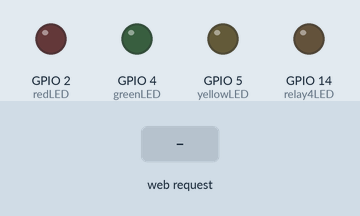
Recording of a sketch running on a simulated ESP8266 (NodeMCU). Shown: output pins drawn as LEDs (lit = HIGH). Inputs (shaded band) come from the test bench. WiFi joins after 1.5 s; servers stay silent unless stated; what the sketch prints to the serial monitor is not drawn.

Above: at 2.7 s.
2.8 s: HTTP request GET /2/on received
At 3.8 s:
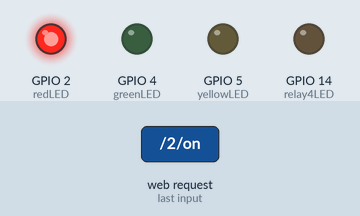
4.3 s: HTTP request GET /4/on received
At 4.9 s:
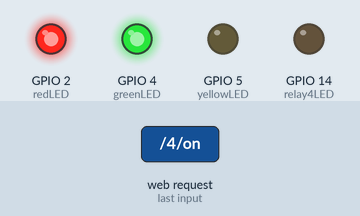
5.8 s: HTTP request GET /2/off received
At 6.1 s:
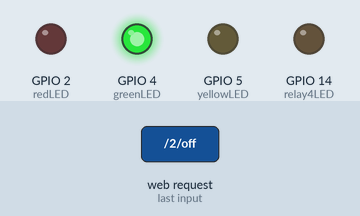
7.3 s: HTTP request GET /5/on received
At 8.4 s:
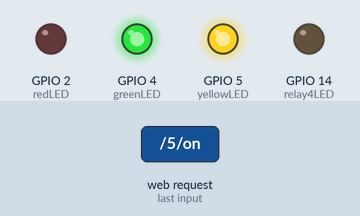
8.8 s: HTTP request GET /4/off received
At 9.6 s:
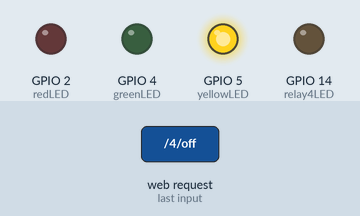
10.3 s: HTTP request GET /14/on received
At 10.7 s:
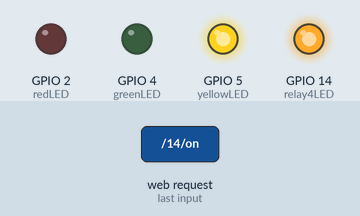
Timing chart, 0 to 12.8 s (numbered marks = the images above; inputs shaded):
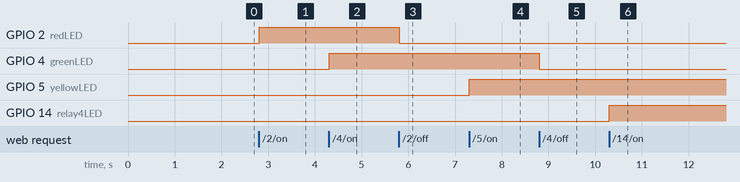

Measured:
- after the input at 2.8 s, GPIO 2 (redLED): LOW → HIGH at once
- after the input at 4.3 s, GPIO 4 (greenLED): LOW → HIGH at once
- after the input at 5.8 s, GPIO 2 (redLED): HIGH → LOW at once
- after the input at 7.3 s, GPIO 5 (yellowLED): LOW → HIGH at once
- after the input at 8.8 s, GPIO 4 (greenLED): HIGH → LOW at once
- after the input at 10.3 s, GPIO 14 (relay4LED): LOW → HIGH at once

The sketch:

code.ino
```cpp
#include <ESP8266WiFi.h>

// Enter your wifi network name and Wifi Password
const char* ssid = "$$$$$$$$$";
const char* password = "*********";

// Set web server port number to 80
WiFiServer server(80);

// Variable to store the HTTP request
String header;

// These variables store current output state of LED
String outputRedState = "off";
String outputGreenState = "off";
String outputYellowState = "off";
String relay4 = "off";
// Assign output variables to GPIO pins
const int redLED = 2;
const int greenLED = 4;
const int yellowLED = 5;
const int relay4LED = 14;
// Current time
unsigned long currentTime = millis();
// Previous time
unsigned long previousTime = 0;
// Define timeout time in milliseconds (example: 2000ms = 2s)
const long timeoutTime = 2000;

void setup() {
Serial.begin(115200);
// Initialize the output variables as outputs
pinMode(redLED, OUTPUT);
pinMode(greenLED, OUTPUT);
pinMode(yellowLED,OUTPUT);
pinMode(relay4LED,OUTPUT);
// Set outputs to LOW
digitalWrite(redLED, LOW);
digitalWrite(greenLED, LOW);
digitalWrite(yellowLED, LOW);
digitalWrite(relay4LED, LOW);
// Connect to Wi-Fi network with SSID and password
Serial.print("Connecting to ");
Serial.println(ssid);
WiFi.begin(ssid, password);
while (WiFi.status() != WL_CONNECTED) {
delay(500);
Serial.print(".");
}
// Print local IP address and start web server
Serial.println("");
Serial.println("WiFi connected.");
Serial.println("IP address: ");
Serial.println(WiFi.localIP());
server.begin();
}

void loop(){
WiFiClient client = server.available(); // Listen for incoming clients

if (client) { // If a new client connects,
Serial.println("New Client."); // print a message out in the serial port
String currentLine = ""; // make a String to hold incoming data from the client
currentTime = millis();
previousTime = currentTime;
while (client.connected() && currentTime - previousTime <= timeoutTime) { // loop while the client's connected
currentTime = millis();
if (client.available()) { // if there's bytes to read from the client,
char c = client.read(); // read a byte, then
Serial.write(c); // print it out the serial monitor
header += c;
if (c == '\n') { // if the byte is a newline character
// if the current line is blank, you got two newline characters in a row.
// that's the end of the client HTTP request, so send a response:
if (currentLine.length() == 0) {
// HTTP headers always start with a response code (e.g. HTTP/1.1 200 OK)
// and a content-type so the client knows what's coming, then a blank line:
client.println("HTTP/1.1 200 OK");
client.println("Content-type:text/html");
client.println("Connection: close");
client.println();

// turns the GPIOs on and off
if (header.indexOf("GET /2/on") >= 0) {
Serial.println("RED LED is on");
outputRedState = "on";
digitalWrite(redLED, HIGH);
} else if (header.indexOf("GET /2/off") >= 0) {
Serial.println("RED LED is off");
outputRedState = "off";
digitalWrite(redLED, LOW);
} else if (header.indexOf("GET /4/on") >= 0) {
Serial.println("Green LED is on");
outputGreenState = "on";
digitalWrite(greenLED, HIGH);
} else if (header.indexOf("GET /4/off") >= 0) {
Serial.println("Green LED is off");
outputGreenState = "off";
digitalWrite(greenLED, LOW);
} else if (header.indexOf("GET /5/on") >= 0) {
Serial.println("Yellow LED is on");
outputYellowState = "on";
digitalWrite(yellowLED, HIGH);
} else if (header.indexOf("GET /5/off") >= 0) {
Serial.println("Yellow LED is off");
outputYellowState = "off";
digitalWrite(yellowLED, LOW);
}


else if (header.indexOf("GET /14/on") >= 0) {
Serial.println("Relay LED is on");
relay4 = "on";
digitalWrite(relay4LED, HIGH);
} else if (header.indexOf("GET /14/off") >= 0) {
Serial.println("Relay LED is off");
relay4 = "off";
digitalWrite(relay4LED, LOW);
}


// Display the HTML web page
client.println("<!DOCTYPE html><html>");
client.println("<head><meta name=\"viewport\" content=\"width=device-width, initial-scale=1\">");
client.println("<title>MY HOME Controll</title>");
client.println("<link rel=\"icon\" href=\"data:,\">");
//client.println("body {background-color: #92a8d1;}");
// CSS to style the on/off buttons
client.println("<style>html { font-family: Helvetica; display: inline-block; margin: 0px auto; text-align: center;}");
client.println(".buttonRed { background-color: #ff0000; border: none; color: white; padding: 16px 40px; border-radius: 60%;");
client.println("text-decoration: none; font-size: 30px; margin: 2px; cursor: pointer;}");
client.println(".buttonGreen { background-color: #00ff00; border: none; color: white; padding: 16px 40px; border-radius: 60%;");
client.println("text-decoration: none; font-size: 30px; margin: 2px; cursor: pointer;}");
client.println(".buttonBlue { background-color: #1D65F4; border: none; color: white; padding: 16px 40px; border-radius: 60%;");
client.println("text-decoration: none; font-size: 30px; margin: 2px; cursor: pointer;}");

client.println(".buttonRelay { background-color: #FFFF00; border: none; color: white; padding: 16px 40px; border-radius: 60%;");
client.println("text-decoration: none; font-size: 30px; margin: 2px; cursor: pointer;}");

client.println(".buttonOff { background-color: #77878A; border: none; color: white; padding: 16px 40px; border-radius: 70%;");
client.println("text-decoration: none; font-size: 30px; margin: 2px; cursor: pointer;}</style></head>");

// Web Page Heading
client.println("<body bgcolor=""Magenta""><h1>My Relay Control Server</h1>");

// Display current state, and ON/OFF buttons for GPIO 2 Red LED
client.println("<p>Light is turned" + outputRedState + "</p>");
// If the outputRedState is off, it displays the OFF button
if (outputRedState=="off") {
client.println("<p><a href=\"/2/on\"><button class=\"button buttonOff\">OFF</button></a></p>");
} else {
client.println("<p><a href=\"/2/off\"><button class=\"button buttonRed\">ON</button></a></p>");
}


client.println("<p>Fan is turned" + relay4 + "</p>");
// If the outputRedState is off, it displays the OFF button
if (relay4=="off") {
client.println("<p><a href=\"/14/on\"><button class=\"button buttonOff\">OFF</button></a></p>");
} else {
client.println("<p><a href=\"/14/off\"><button class=\"button buttonRelay\">ON</button></a></p>");
}
// If the outputRedState is off, it displays the OFF button


// Display current state, and ON/OFF buttons for GPIO 4 Green LED
client.println("<p>Light2 is " + outputGreenState + "</p>");
// If the outputGreenState is off, it displays the OFF button
if (outputGreenState =="off") {
client.println("<p><a href=\"/4/on\"><button class=\"button buttonOff\">OFF</button></a></p>");
} else {
client.println("<p><a href=\"/4/off\"><button class=\"button buttonGreen\">ON</button></a></p>");
}
client.println("</body></html>");

// Display current state, and ON/OFF buttons for GPIO 5 Yellow LED
client.println("<p>Fan2 is " + outputYellowState + "</p>");
// If the outputYellowState is off, it displays the OFF button
if (outputYellowState =="off") {
client.println("<p><a href=\"/5/on\"><button class=\"button buttonOff\">OFF</button></a></p>");
} else {
client.println("<p><a href=\"/5/off\"><button class=\"button buttonBlue\">ON</button></a></p>");
}
client.println("</body></html>");

// The HTTP response ends with another blank line
client.println();
// Break out of the while loop
break;
} else { // if you got a newline, then clear currentLine
currentLine = "";
}
} else if (c != '\r') { // if you got anything else but a carriage return character,
currentLine += c; // add it to the end of the currentLine
}
}
}
// Clear the header variable
header = "";
// Close the connection
client.stop();
Serial.println("Client disconnected.");
Serial.println("");
}
}
```
